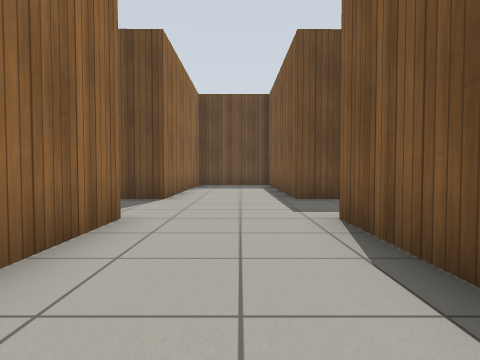
view 1 (above)

12 first-person views from a walk through a robot-simulator world made for Gazebo. The camera is 0.72 m above the floor, tilts 2° down and sees 75° across. The floor is counted in squares, 1 m on a side. Each view is taken from the middle of a square. On the plan, view 1 faces up. The plan holds only what a view shows up to about 10 squares ahead; the rest is blank. Gazebo's built-in surfaces are drawn with simple patterns.

view 2
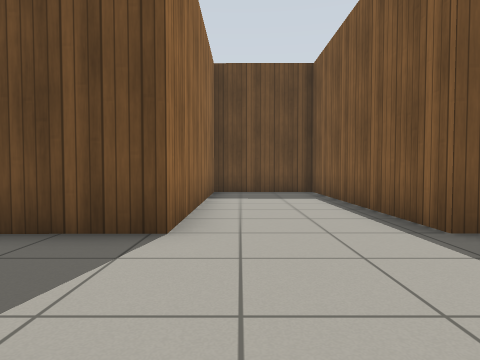

view 3
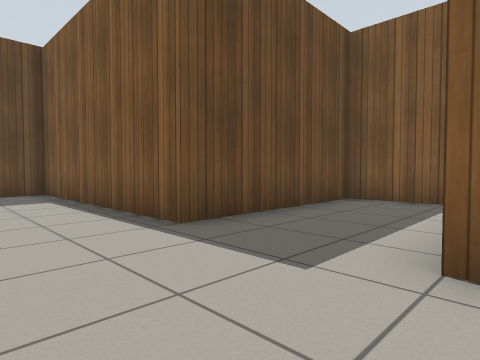

view 4
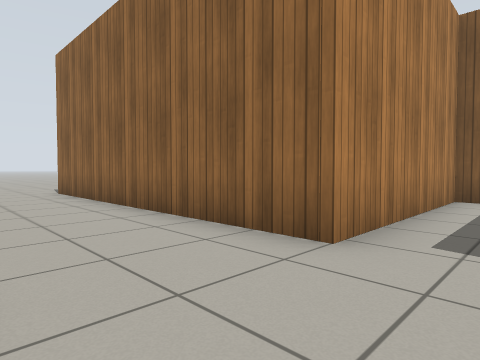

view 5
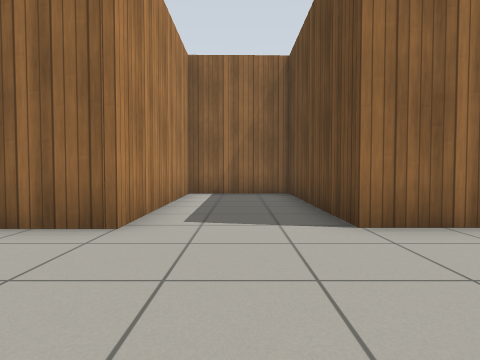

view 6
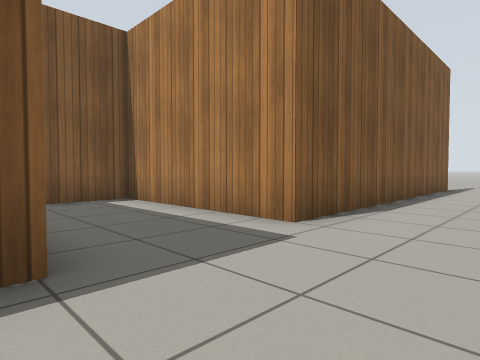

view 7
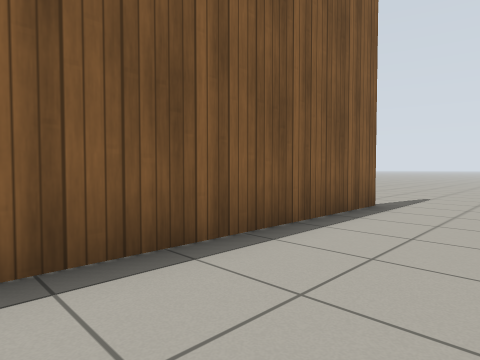

view 8
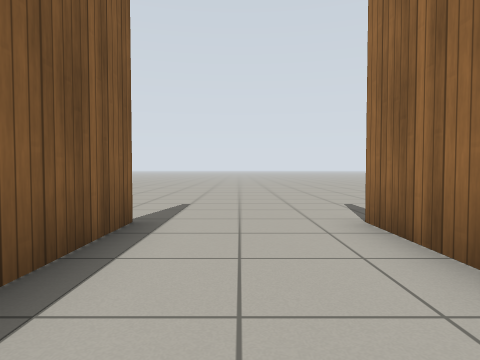

view 9
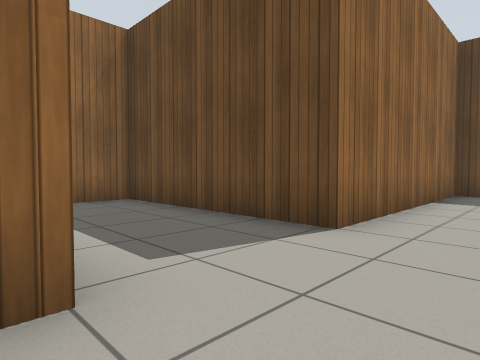

view 10
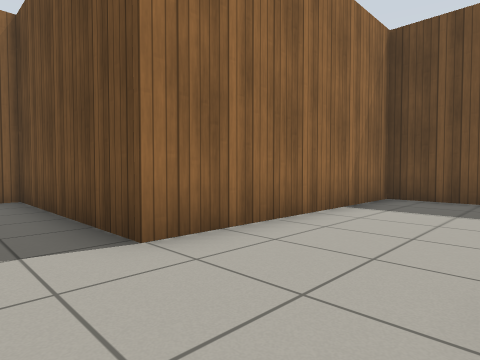

view 11
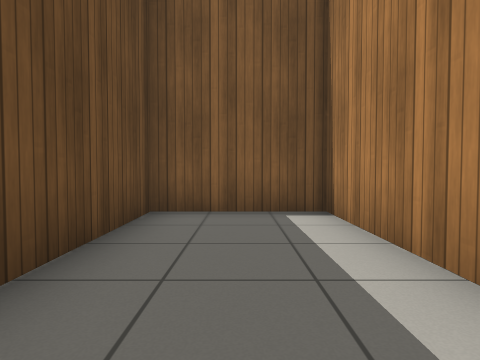

view 12
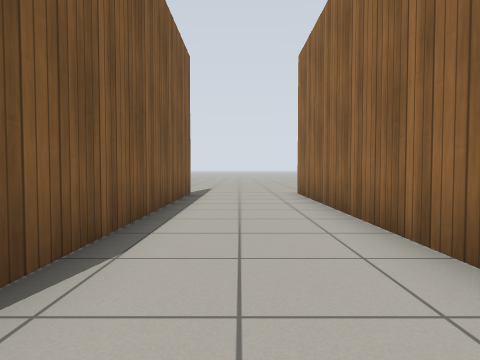

### Floor plan
Points are (right, up) in squares from view 1. A wall is a line through its corners. A room is listed if a view was taken in it or the views show most of it. See-through windows are left out.
Room 1 (views 1, 2, 3, 4, 5, 6, 7, 8, 9, 10, 11, 12)
walls: (1.5, -4.3) (1.4, 4.5) (6.3, 4.5) (6.3, 7.5) (1.4, 7.5) (1.4, 13.8) (-1.8, 13.8) (-1.8, 7.5) (-7.2, 7.4) (-7.1, 4.5) (-1.7, 4.5) (-1.7, -4.3)
ways out: opening at (-2, -5.5); opening at (1, -5.5)

Where each view was taken, in squares from view 1:
view 1: 0 up, 0 right, facing up
view 2: 4 up, 1 left, facing up
view 3: 4 up, 1 left, facing up-right
view 4: 6 up, 1 right, facing down-left
view 5: 6 up, 2 right, facing left
view 6: 8 up, 1 left, facing down-right
view 7: 2 up, 1 left, facing down-right
view 8: 0 up, 0 right, facing down
view 9: 4 up, 0 right, facing up-left
view 10: 6 up, 1 right, facing up-left
view 11: 6 up, 1 right, facing right
view 12: 5 up, 0 right, facing down
